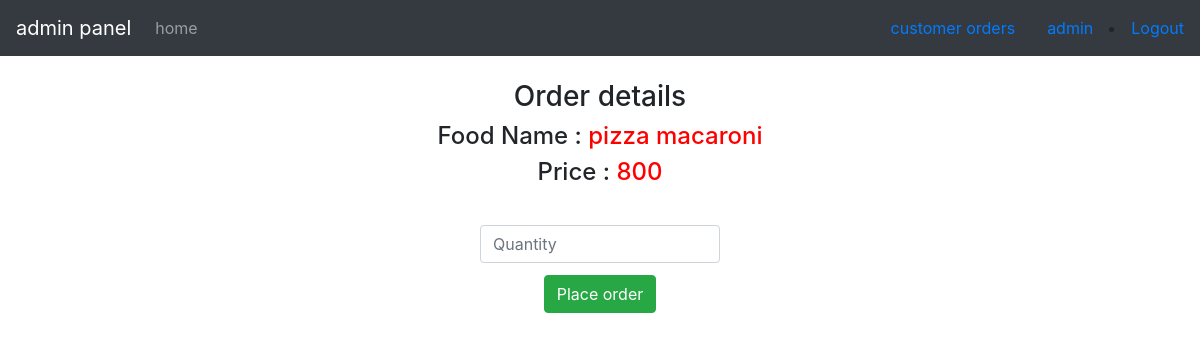
Screenshot of /dashboard/orders_quantity.php?info=2 (signed in) with the database file from the repository.
### tables this page shows
CREATE TABLE `users` (
  `id` int(11) NOT NULL,
  `username` varchar(250) NOT NULL,
  `password` varchar(250) NOT NULL,
  `type` varchar(255) NOT NULL,
  `last_login` timestamp NOT NULL DEFAULT current_timestamp() ON UPDATE current_timestamp()
);

CREATE TABLE `menu` (
  `id` int(255) NOT NULL,
  `foodname` varchar(255) NOT NULL,
  `price` int(20) NOT NULL
);

### dashboard/orders_quantity.php (the view, shortened to what this page needs)
<!DOCTYPE html>
<html>
<head>
 <link rel="stylesheet" href="../css/bootstrap.min.css">
 <link rel="stylesheet" type="text/css" href="bootstrap4/css/bootstrap.min.css">
</head>
<?php
include '../helpers/dbconfig.php';
include 'navbar.php';
  ?>
<body>
	<?php
$item_id = $_GET['info'];
$sql2 = $db-> query("SELECT * FROM menu where id = '$item_id'");
$item_details = mysqli_fetch_assoc($sql2);
	?>
	<div>
		<center>
			<h3>Order details</h3>
			<h4>Food Name : <font style="color: red"><?php echo $item_details['foodname']; ?></font></h4>
			<h4>Price : <font style="color: red"><?php echo $item_details['price']; ?></font></h4>
			<form action="orders.php" method="POST">
				<input type="number" name="quantity" class="form-control" style="width: 20%" placeholder="Quantity">
				<button type="submit" class="btn btn-success" style="margin-top: 1%">Place order</button>
			</form>
		</center>
	</div>
</body>
</html>

### dashboard/navbar.php (shortened to what this page needs)
<!DOCTYPE html>
<html lang="en">
<head>
  <link rel="stylesheet" href="https://maxcdn.bootstrapcdn.com/bootstrap/4.4.1/css/bootstrap.min.css">
</head>
<body>
   <?php
    $current_user = $_SESSION['SBUser'];
    $userdetails = $db->query("SELECT * FROM users WHERE id = '$current_user' ");
    $user_info = mysqli_fetch_assoc($userdetails);
     ?>
<nav class="navbar navbar-expand-md bg-dark navbar-dark">
  <?php
  $usertype = $user_info['type'];
    if ($usertype== "admin") { ?>
      <a class="navbar-brand" href="#">admin panel</a>
      <?php
    }else{ ?>
    <a class="navbar-brand" href="#">user panel</a>
<?php
    }
  ?>
  <div class="collapse navbar-collapse" id="collapsibleNavbar">
    <ul class="navbar-nav">
      <li class="nav-item">
        <a class="nav-link" href="dashboard.php">home</a>
      </li>
    </ul>
  </div>
         <?php
    if ($usertype== "admin") { ?>
        <a class="nav-link" href="cusorders.php">customer orders</a>
      <?php } else { ?>
        <a class="nav-link" href="cart.php">cart</a>
         <?php
      }
      ?>
  <a class="nav-link" href="#"><?php echo $user_info['username'];   ?></a>
    <li class="nav-item ml-auto">
      <a href="../index.php">Logout</a>
    </li>
</nav>
<br>
</body>
</html>

### rows the page displays
users: username "admin"
menu: foodname "pizza macaroni", price "800"
